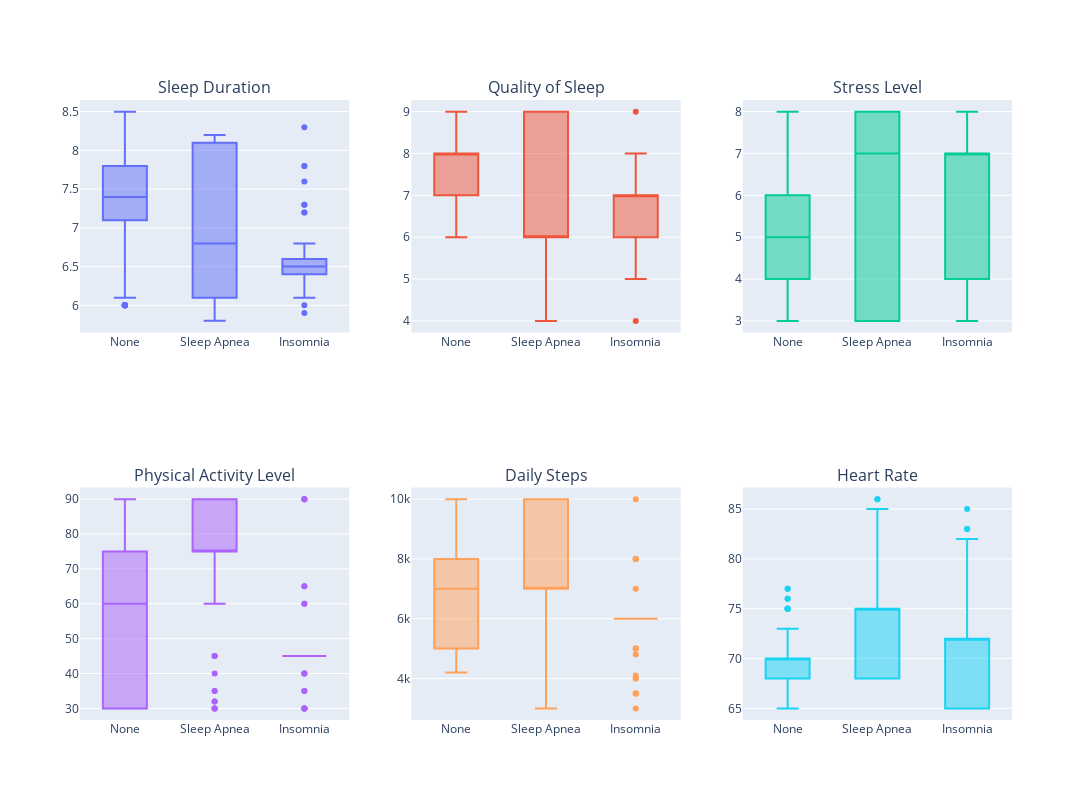

This figure's notebook cell:
### Code cell
from plotly.subplots import make_subplots
import plotly.graph_objects as go

# Create subplots with Plotly
fig = make_subplots(rows=2, cols=3,
                    subplot_titles=("Sleep Duration", "Quality of Sleep", "Stress Level",
                                    "Physical Activity Level", "Daily Steps", "Heart Rate"))

# Create box plots for each subplot
for i, col in enumerate(['Sleep Duration', 'Quality of Sleep', 'Stress Level',
                         'Physical Activity Level', 'Daily Steps', 'Heart Rate']):
    row_num = i // 3 + 1
    col_num = i % 3 + 1
    
    box_trace = go.Box(x=df['Sleep Disorder'], y=df[col], name=col)
    fig.add_trace(box_trace, row=row_num, col=col_num)

# Update layout
fig.update_layout(showlegend=False)
fig.update_layout(height=800, width=1200)

# Show the plot
fig.show()

### Figure 1 — Plotly figure (JSON) as saved in the notebook; plotly's stock layout.template omitted (floating-point values rounded to 4 significant figures; data arrays with more than 128 entries replaced by an {"elided": "..."} marker saying what was removed)
{"data": [{"name": "Sleep Duration", "type": "box", "x": {"elided": "374 str values"}, "xaxis": "x", "y": {"elided": "374 float values"}, "yaxis": "y"}, {"name": "Quality of Sleep", "type": "box", "x": {"elided": "374 str values"}, "xaxis": "x2", "y": {"elided": "374 int values"}, "yaxis": "y2"}, {"name": "Stress Level", "type": "box", "x": {"elided": "374 str values"}, "xaxis": "x3", "y": {"elided": "374 int values"}, "yaxis": "y3"}, {"name": "Physical Activity Level", "type": "box", "x": {"elided": "374 str values"}, "xaxis": "x4", "y": {"elided": "374 int values"}, "yaxis": "y4"}, {"name": "Daily Steps", "type": "box", "x": {"elided": "374 str values"}, "xaxis": "x5", "y": {"elided": "374 int values"}, "yaxis": "y5"}, {"name": "Heart Rate", "type": "box", "x": {"elided": "374 str values"}, "xaxis": "x6", "y": {"elided": "374 int values"}, "yaxis": "y6"}], "layout": {"annotations": [{"font": {"size": 16}, "showarrow": false, "text": "Sleep Duration", "x": 0.1444, "xanchor": "center", "xref": "paper", "y": 1, "yanchor": "bottom", "yref": "paper"}, {"font": {"size": 16}, "showarrow": false, "text": "Quality of Sleep", "x": 0.5, "xanchor": "center", "xref": "paper", "y": 1, "yanchor": "bottom", "yref": "paper"}, {"font": {"size": 16}, "showarrow": false, "text": "Stress Level", "x": 0.8556, "xanchor": "center", "xref": "paper", "y": 1, "yanchor": "bottom", "yref": "paper"}, {"font": {"size": 16}, "showarrow": false, "text": "Physical Activity Level", "x": 0.1444, "xanchor": "center", "xref": "paper", "y": 0.375, "yanchor": "bottom", "yref": "paper"}, {"font": {"size": 16}, "showarrow": false, "text": "Daily Steps", "x": 0.5, "xanchor": "center", "xref": "paper", "y": 0.375, "yanchor": "bottom", "yref": "paper"}, {"font": {"size": 16}, "showarrow": false, "text": "Heart Rate", "x": 0.8556, "xanchor": "center", "xref": "paper", "y": 0.375, "yanchor": "bottom", "yref": "paper"}], "height": 800, "showlegend": false, "width": 1200, "xaxis": {"anchor": "y", "domain": [0, 0.2889]}, "xaxis2": {"anchor": "y2", "domain": [0.3556, 0.6444]}, "xaxis3": {"anchor": "y3", "domain": [0.7111, 1]}, "xaxis4": {"anchor": "y4", "domain": [0, 0.2889]}, "xaxis5": {"anchor": "y5", "domain": [0.3556, 0.6444]}, "xaxis6": {"anchor": "y6", "domain": [0.7111, 1]}, "yaxis": {"anchor": "x", "domain": [0.625, 1]}, "yaxis2": {"anchor": "x2", "domain": [0.625, 1]}, "yaxis3": {"anchor": "x3", "domain": [0.625, 1]}, "yaxis4": {"anchor": "x4", "domain": [0, 0.375]}, "yaxis5": {"anchor": "x5", "domain": [0, 0.375]}, "yaxis6": {"anchor": "x6", "domain": [0, 0.375]}}}
